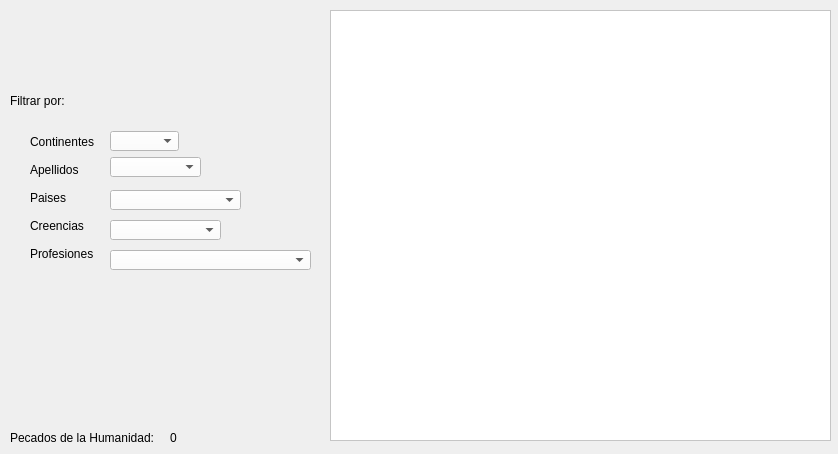
<?xml version="1.0" encoding="UTF-8"?>
<ui version="4.0">
 <class>VentanaPecadores</class>
 <widget class="QMainWindow" name="VentanaPecadores">
  <property name="geometry">
   <rect>
    <x>0</x>
    <y>0</y>
    <width>838</width>
    <height>454</height>
   </rect>
  </property>
  <property name="windowTitle">
   <string>Pecadores</string>
  </property>
  <property name="windowIcon">
   <iconset resource="recursos.qrc">
    <normaloff>:/imagenes/recursos/imagenes/flame-512.png</normaloff>:/imagenes/recursos/imagenes/flame-512.png</iconset>
  </property>
  <property name="styleSheet">
   <string notr="true">background-color: qlineargradient(spread:pad, x1:0, y1:0,x2:1,y2:0,stop:0 
rgba(0,182,255,255), stop:0.329545 rgba(255,255,255,255), stop:0.670455
rgba(255,255,255,255),stop:1 rgba(255,102,0,255));</string>
  </property>
  <widget class="QWidget" name="centralwidget">
   <widget class="QRadioButton" name="botonProfesiones">
    <property name="geometry">
     <rect>
      <x>10</x>
      <y>243</y>
      <width>90</width>
      <height>22</height>
     </rect>
    </property>
    <property name="styleSheet">
     <string notr="true">background-color: rgba(255, 255, 255, 0);
font: 11pt &quot;Californian FB&quot;;</string>
    </property>
    <property name="text">
     <string>Profesiones</string>
    </property>
   </widget>
   <widget class="QRadioButton" name="botonContinentes">
    <property name="geometry">
     <rect>
      <x>10</x>
      <y>131</y>
      <width>97</width>
      <height>22</height>
     </rect>
    </property>
    <property name="styleSheet">
     <string notr="true">background-color: rgba(255, 255, 255, 0);
font: 11pt &quot;Californian FB&quot;;</string>
    </property>
    <property name="text">
     <string>Continentes</string>
    </property>
   </widget>
   <widget class="QRadioButton" name="botonApellidos">
    <property name="geometry">
     <rect>
      <x>10</x>
      <y>159</y>
      <width>79</width>
      <height>22</height>
     </rect>
    </property>
    <property name="styleSheet">
     <string notr="true">background-color: rgba(255, 255, 255, 0);
font: 11pt &quot;Californian FB&quot;;</string>
    </property>
    <property name="text">
     <string>Apellidos</string>
    </property>
   </widget>
   <widget class="QRadioButton" name="botonCreencias">
    <property name="geometry">
     <rect>
      <x>10</x>
      <y>215</y>
      <width>81</width>
      <height>22</height>
     </rect>
    </property>
    <property name="styleSheet">
     <string notr="true">background-color: rgba(255, 255, 255, 0);
font: 11pt &quot;Californian FB&quot;;</string>
    </property>
    <property name="text">
     <string>Creencias</string>
    </property>
   </widget>
   <widget class="QRadioButton" name="botonPaises">
    <property name="geometry">
     <rect>
      <x>10</x>
      <y>187</y>
      <width>59</width>
      <height>22</height>
     </rect>
    </property>
    <property name="styleSheet">
     <string notr="true">background-color: rgba(255, 255, 255, 0);
font: 11pt &quot;Californian FB&quot;;</string>
    </property>
    <property name="text">
     <string>Paises</string>
    </property>
   </widget>
   <widget class="QComboBox" name="listaContinentes">
    <property name="geometry">
     <rect>
      <x>110</x>
      <y>131</y>
      <width>69</width>
      <height>20</height>
     </rect>
    </property>
    <property name="styleSheet">
     <string notr="true">background-color: rgb(255, 255, 255);</string>
    </property>
   </widget>
   <widget class="QComboBox" name="listaApellidos">
    <property name="geometry">
     <rect>
      <x>110</x>
      <y>157</y>
      <width>91</width>
      <height>20</height>
     </rect>
    </property>
    <property name="styleSheet">
     <string notr="true">background-color: rgb(255, 255, 255);</string>
    </property>
   </widget>
   <widget class="QComboBox" name="listaPaises">
    <property name="geometry">
     <rect>
      <x>110</x>
      <y>190</y>
      <width>131</width>
      <height>20</height>
     </rect>
    </property>
    <property name="styleSheet">
     <string notr="true">background-color: rgb(255, 255, 255);</string>
    </property>
   </widget>
   <widget class="QComboBox" name="listaCreencias">
    <property name="geometry">
     <rect>
      <x>110</x>
      <y>220</y>
      <width>111</width>
      <height>20</height>
     </rect>
    </property>
    <property name="styleSheet">
     <string notr="true">background-color: rgb(255, 255, 255);</string>
    </property>
   </widget>
   <widget class="QComboBox" name="listaProfesiones">
    <property name="geometry">
     <rect>
      <x>110</x>
      <y>250</y>
      <width>201</width>
      <height>20</height>
     </rect>
    </property>
    <property name="styleSheet">
     <string notr="true">background-color: rgb(255, 255, 255);</string>
    </property>
   </widget>
   <widget class="QTextBrowser" name="textBrowser">
    <property name="geometry">
     <rect>
      <x>330</x>
      <y>10</y>
      <width>501</width>
      <height>431</height>
     </rect>
    </property>
    <property name="styleSheet">
     <string notr="true">background-color: rgb(255, 255, 255);</string>
    </property>
   </widget>
   <widget class="QLabel" name="titulo">
    <property name="geometry">
     <rect>
      <x>10</x>
      <y>90</y>
      <width>111</width>
      <height>21</height>
     </rect>
    </property>
    <property name="styleSheet">
     <string notr="true">font: 14pt &quot;Californian FB&quot;;
background-color: rgba(255, 255, 255, 0);</string>
    </property>
    <property name="text">
     <string>Filtrar por:</string>
    </property>
   </widget>
   <widget class="QLabel" name="pecados">
    <property name="geometry">
     <rect>
      <x>10</x>
      <y>430</y>
      <width>161</width>
      <height>16</height>
     </rect>
    </property>
    <property name="styleSheet">
     <string notr="true">font: 11pt &quot;Californian FB&quot;;
background-color: rgba(255, 255, 255, 0);</string>
    </property>
    <property name="text">
     <string>Pecados de la Humanidad: </string>
    </property>
   </widget>
   <widget class="QLabel" name="sumaPecados">
    <property name="geometry">
     <rect>
      <x>170</x>
      <y>430</y>
      <width>151</width>
      <height>16</height>
     </rect>
    </property>
    <property name="styleSheet">
     <string notr="true">font: 11pt &quot;Californian FB&quot;;
background-color: rgba(255, 255, 255, 0);</string>
    </property>
    <property name="text">
     <string>0</string>
    </property>
   </widget>
  </widget>
 </widget>
 <resources>
  <include location="recursos.qrc"/>
 </resources>
 <connections/>
</ui>
